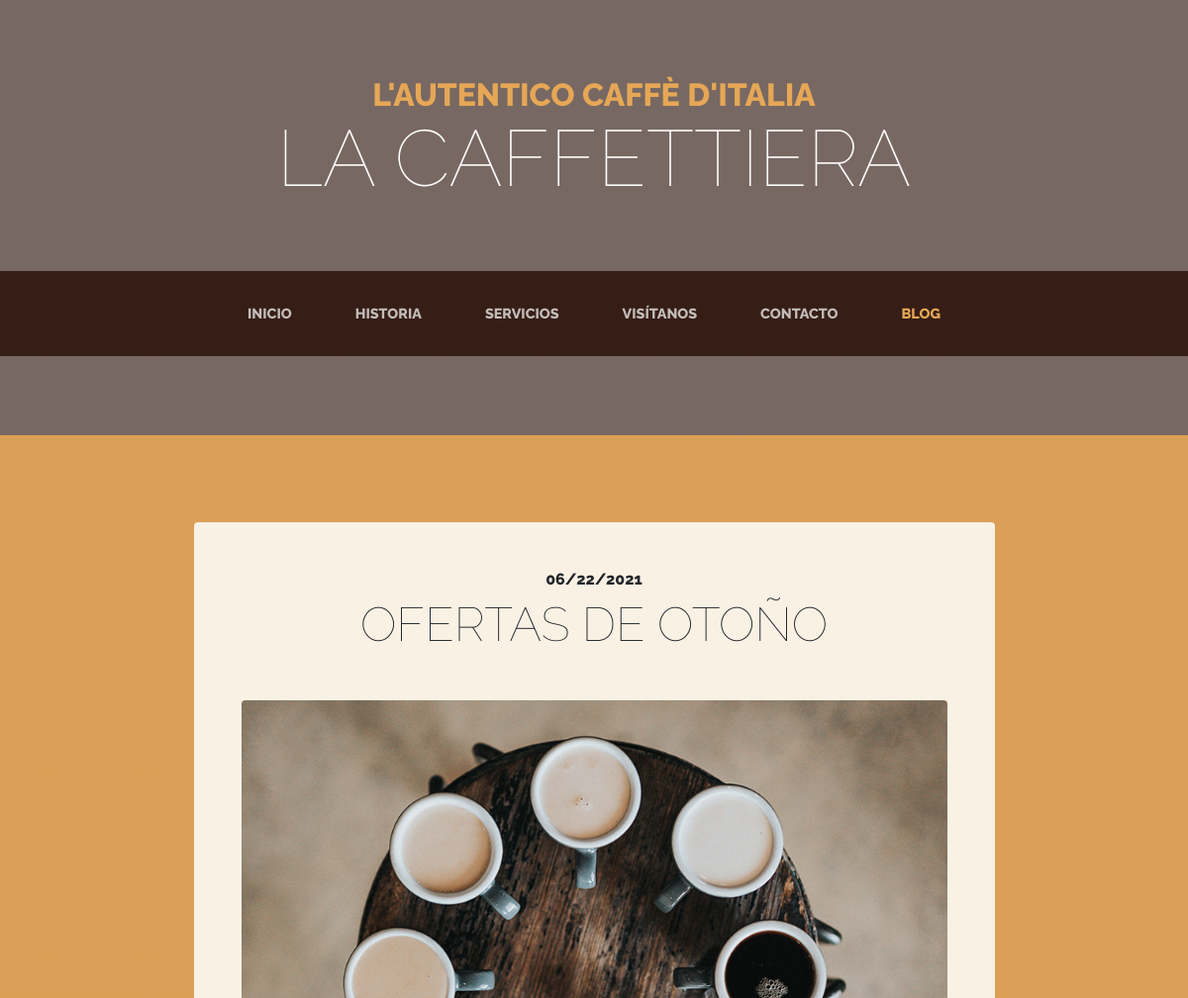
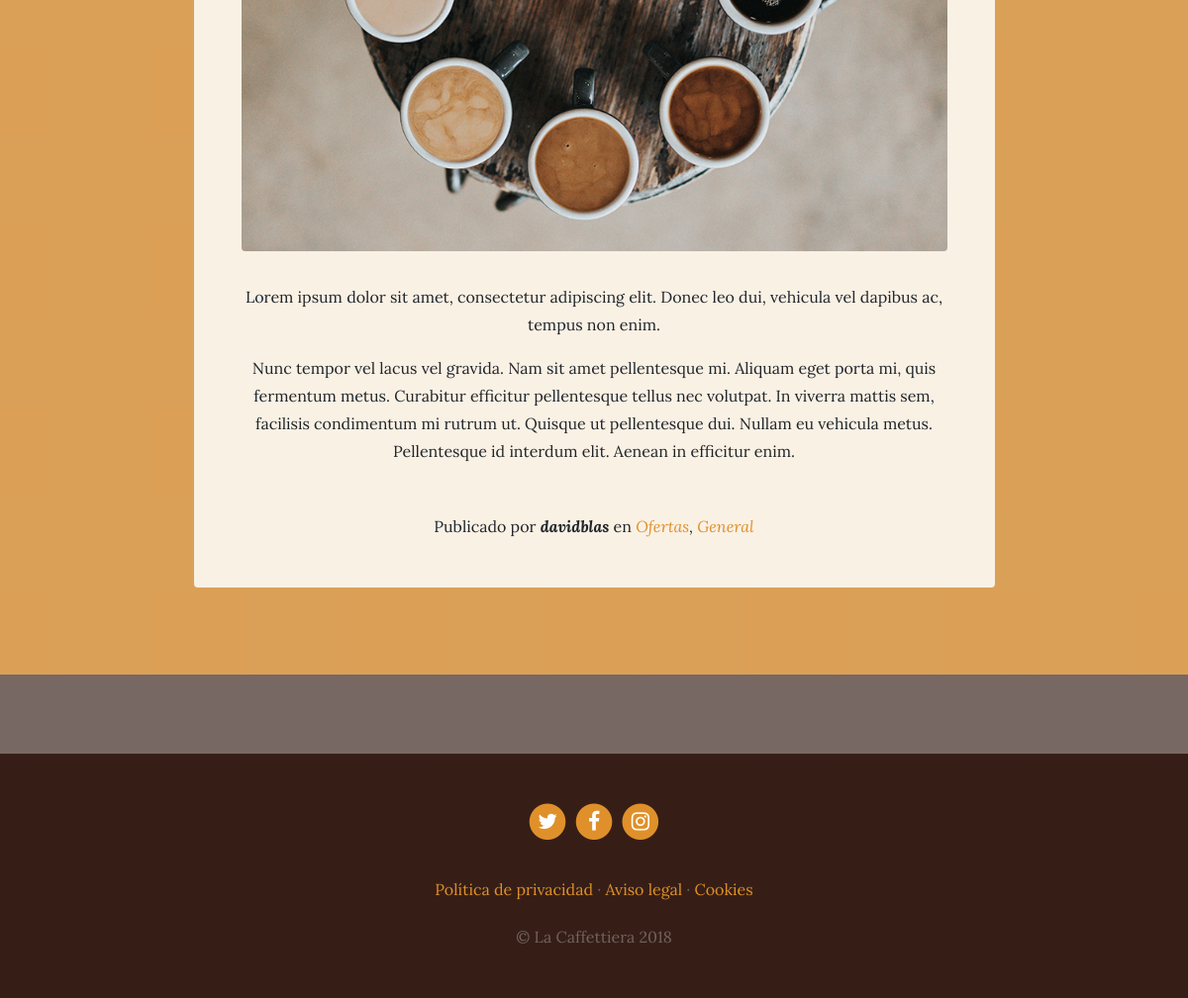
Screenshot of /blog/ with the database file from the repository (2 pictures, top to bottom).
### blog/models.py (models this page shows, shortened)
class Post(models.Model):
    title = models.CharField(max_length=200, verbose_name="Titulo")
    content = models.TextField(verbose_name="Contenido")
    published = models.DateTimeField(verbose_name="Fecha de Publicacion", default=timezone.now)
    image = models.ImageField(verbose_name="Imagen", upload_to= "blog", null=True, blank=True)
    author = models.ForeignKey(User, verbose_name= "Autor", on_delete=models.CASCADE)
    categories = models.ManyToManyField(Category, verbose_name="Categorias",related_name="get_posts")
    created = models.DateTimeField(auto_now_add=True, verbose_name="Fecha de Creacion")
    updated = models.DateTimeField(auto_now=True, verbose_name="Fecha de Edicion")
    class Meta:
        verbose_name = "entrada"
        verbose_name_plural = "entradas"
        ordering = ['-created']

class Category(models.Model):
    name = models.CharField(max_length=100, verbose_name= "Nombre")
    created = models.DateTimeField(auto_now_add=True, verbose_name="Fecha de Creacion")
    updated = models.DateTimeField(auto_now=True, verbose_name="Fecha de Edicion")
    class Meta:
        verbose_name = "categoria"
        verbose_name_plural = "categorias"
        ordering = ['-created']

### blog/views.py (the view)
# urls.py: path('',views.blog,name="blog"),
def blog(request):
    posts = Post.objects.all()
    return render(request,"blog/blog.html", {'posts':posts})

### social/processors.py (called while the page is built)
def ctx_dict(request):
    ctx ={}
    links = Link.objects.all()
    for link in links:
        ctx[link.key] = link.url
    return ctx

### blog/templates/blog/blog.html (shortened to what this page needs)
{% extends "core/base.html" %}
{% load static%}
{% block content %}
  {% for post in posts %}
    <section class="page-section cta">
      <div class="container">
        <div class="row">
          <div class="col-xl-9 mx-auto">
            <div class="cta-innerv text-center rounded">
              <h2 class="section-heading mb-5">
                <span class="section-heading-upper">{{post.published|date:"SHORT_DATE_FORMAT"}}</span>
                <span class="section-heading-lower">{{post.title}}</span>
              </h2>
              <p class="mb-0">
                <img class="mx-auto d-flex rounded img-fluid mb-3 mb-lg-0" src="{{post.image.url}}" alt="">
              </p>
              <p class="mb-0 mbt">
                {{post.content|linebreaks}}
              </p>
              <p class="mb-0 mbt">
                <span class="section-heading-under">Publicado por
                  <em><b>
                    {{post.author}}
                  </b></em> en
                  <em>
                    {% for category in post.categories.all %}
                      <a href="{% url 'category' category.id %}"class="link">{{category.name}}</a>{% if not forloop.last %},{% endif %}</a>
                    {% endfor %}
                  </em>
                </span>
              </p>
            </div>
          </div>
        </div>
      </div>
    </section>
  {% endfor %}
{% endblock %}

### core/static/core/css/business-casual.css (style rules this page uses)
body { font-family: 'Lora'; background: linear-gradient(rgba(47, 23, 15, 0.65), rgba(47, 23, 15, 0.65)), url("../img/bg.jpg"); background-attachment: fixed; background-position: center; background-size: cover; }
h1, h2, h3, h4, h5, h6 { font-family: 'Raleway'; }
p { line-height: 1.75; }
.page-section { margin-top: 5rem; margin-bottom: 5rem; }
.section-heading { text-transform: uppercase; }
.section-heading .section-heading-upper { display: block; font-size: 1rem; font-weight: 800; padding-bottom:.5rem; }
.section-heading .section-heading-lower { display: block; font-size: 3rem; font-weight: 100; }
.cta { padding-top: 5rem; padding-bottom: 5rem; background-color: rgba(230, 167, 86, 0.9); }
.cta .cta-innerv { position: relative; padding: 3rem; margin: 0.5rem; background-color: rgba(255, 255, 255, 0.85); }
.mbt { padding-top: 2rem; }
a.link { color: #df902a; }

### rows the page displays
Post: published "06/22/2021", title "OFERTAS DE OTOÑO", image (picture), content "Lorem ipsum dolor sit amet, consectetur adipiscing elit. Donec leo dui, vehicula vel dapibus ac, tempus non enim. Nunc tempor vel lacus vel gravida. Nam sit amet pellentesque mi. Aliquam eget porta mi, quis fermentum metus. Curabitur efficitur pellentesque tellus nec volutpat. In viverra mattis sem, facilisis condimentum mi rutrum ut. Quisque ut pellentesque dui. Nullam eu vehicula metus. Pellentesque id interdum elit. Aenean in efficitur enim.", author "davidblas"
Category: name "Ofertas"
Category: name "General"
